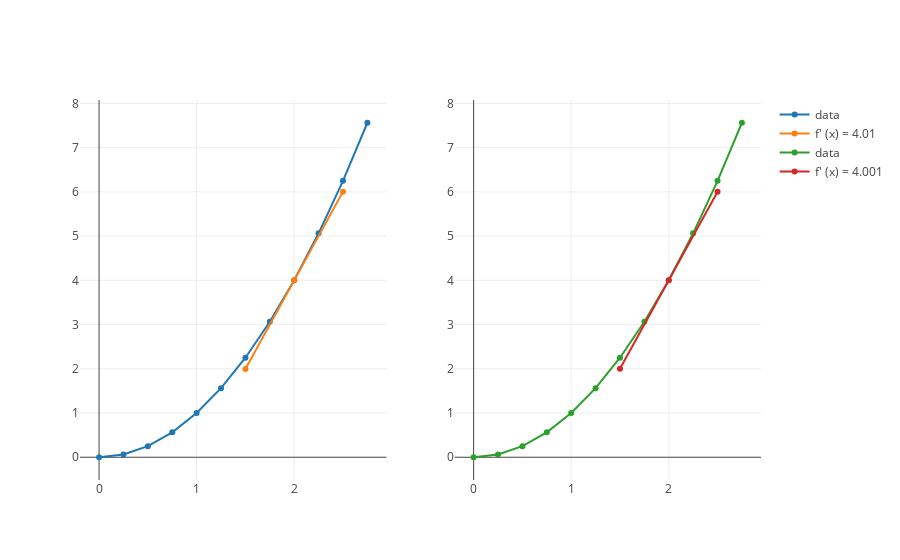

Notebook source saved alongside this figure:
### Markdown cell above
> The graphs above illustrate when $\Delta x = 1$  and when $\Delta x = .1$  The graph to the left, with a smaller $\Delta x$ has a more tangent line.

Let's keep decreasing delta x and see if we can approach the derivative even further.

### Code cell
tangent_x_squared_delta_hundredth = derivative_trace(x_squared, 2, 1, .01)
tangent_x_squared_delta_thousandth = derivative_trace(x_squared, 2, 1, .001)
subplots = make_subplots([trace_x_squared_to_three, tangent_x_squared_delta_hundredth], [trace_x_squared_to_three, tangent_x_squared_delta_thousandth])

### Figure 1 — Plotly figure (JSON) as saved in the notebook; plotly's stock layout.template omitted (floating-point values rounded to 4 significant figures)
{"data": [{"mode": "line", "name": "data", "text": [], "type": "scatter", "x": [0, 0.25, 0.5, 0.75, 1, 1.25, 1.5, 1.75, 2, 2.25, 2.5, 2.75], "xaxis": "x1", "y": [0, 0.0625, 0.25, 0.5625, 1, 1.562, 2.25, 3.062, 4, 5.062, 6.25, 7.562], "yaxis": "y1"}, {"mode": "line", "name": "f' (x) = 4.01", "text": [], "type": "scatter", "x": [1.5, 2, 2.5], "xaxis": "x1", "y": [1.995, 4, 6.005], "yaxis": "y1"}, {"mode": "line", "name": "data", "text": [], "type": "scatter", "x": [0, 0.25, 0.5, 0.75, 1, 1.25, 1.5, 1.75, 2, 2.25, 2.5, 2.75], "xaxis": "x2", "y": [0, 0.0625, 0.25, 0.5625, 1, 1.562, 2.25, 3.062, 4, 5.062, 6.25, 7.562], "yaxis": "y2"}, {"mode": "line", "name": "f' (x) = 4.001", "text": [], "type": "scatter", "x": [1.5, 2, 2.5], "xaxis": "x2", "y": [1.999, 4, 6.001], "yaxis": "y2"}], "layout": {"xaxis1": {"anchor": "y1", "domain": [0, 0.45]}, "xaxis2": {"anchor": "y2", "domain": [0.55, 1]}, "yaxis1": {"anchor": "x1", "domain": [0, 1]}, "yaxis2": {"anchor": "x2", "domain": [0, 1]}}}
